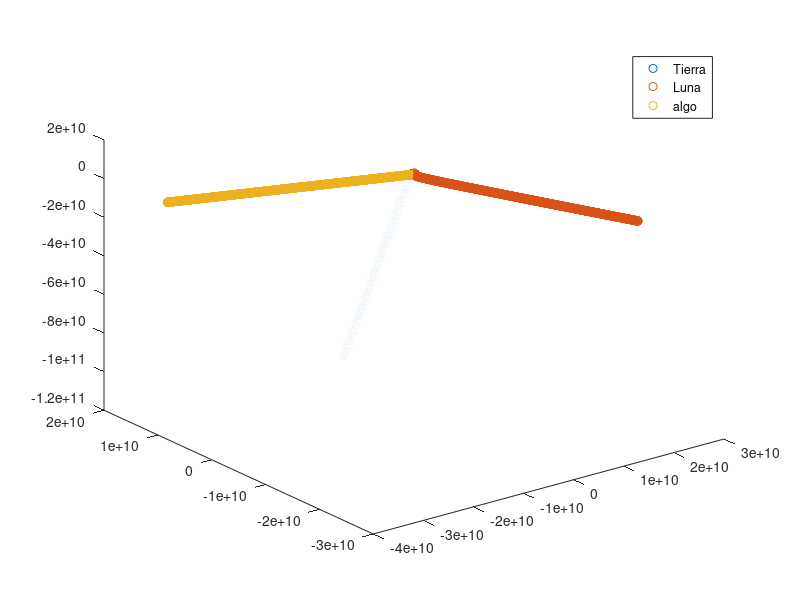

Write MATLAB code to recreate this figure.
clearvars
tic
n=3;
#Tensor de posiciones
X(2,:,1)=[0,0.4055E9,3.6502e8];#Posición de la Tierra y Luna en x (metros)
X(2,:,2)=[0,0,0];       #Posición de la Tierra y Luna en y (metros)
X(2,:,3)=[0,0,0];       #Posición de la Tierra y Luna en z (metros)


#Tensor de velocidades
V(1,:,1)=[0,0,0];   #Velocidad de la Tierra y Luna en x (metros/segundo)
V(1,:,2)=[0,970,1045]; #Velocidad de la Tierra y Luna en y (metros/segundo)
V(1,:,3)=[0,0,0];   #Velocidad de la Tierra y Luna en z (metros/segundo)

#Condiciones de integracion
dt=11664;   #Paso de integración
T=23328000; #Tiempo total de simulación (segundos)
N=T/dt;

  #Vector de masas del sitema (Kilogramos)
  M=[5.9724e24;0.07346e24;0];

  Mexpa=repmat(M,[1,n,3]); #Tensor de masa expandida

function [A]=aceleracion(X,M,N)
G=6.674e-11; #Constante de gravitación

% Tensor de coordenadas repetidas
K = repmat(X, [N, 1, 1]);

% Tensor de vectores rj-ri
Rij = K - permute(K, [1, 3, 2]);

% Cálculo de la matriz de coeficientes 1/r^3
R_norm = vecnorm(Rij, 2, 3);
R_norm_3 = (R_norm.^3 + (R_norm == 0)) .^ (-1)-(R_norm == 0);


% Cálculo de la aceleración
A = -G * dot(R_norm_3 .* Rij, M, 1);

endfunction

#Cálculo de la posición del sitema en t=-dt
X(1,:,:)=X(2,:,:)+V*dt+0.5*aceleracion(X(2,:,:),Mexpa,n)*dt^2;

#Bucle de integracion en el tiempo
for i=2:N
  X(i+1,:,:)=2*X(i,:,:)-X(i-1,:,:)+aceleracion(X(i,:,:),Mexpa,n)*dt^2;
end
toc
xlabel ("x[m]");
ylabel ("y[m]");
zlabel ("z[m]");
plot3(X(:,:,1),X(:,:,2),X(:,:,3),'o')
h=legend({"Tierra","Luna","algo"})
#axis("equal")
